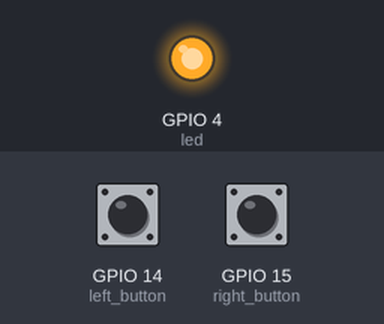
Simulated run of this program. Board: Raspberry Pi (BCM pin numbers). On the bench: output pins drawn as LEDs (lit = HIGH). Inputs (shaded band) come from the test bench; at power-on: GPIO 14 (left_button) HIGH, GPIO 15 (right_button) HIGH. Random numbers come from a fixed seed.

Above: at 0.1 s.
At 5.7 s:
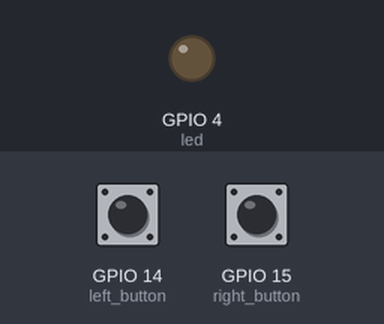
Timing chart, 0 to 7.2 s (numbered marks = the images above):
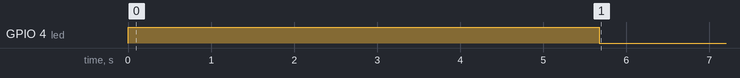

The program:

reaction2.py
```python
import RPi.GPIO as GPIO
import time
import random

GPIO.setmode(GPIO.BCM)


GPIO.setwarnings(False)

led = 4
right_button = 15
left_button = 14

GPIO.setup(led, GPIO.OUT)
GPIO.setup(right_button, GPIO.IN, GPIO.PUD_UP)
GPIO.setup(left_button, GPIO.IN, GPIO.PUD_UP)

GPIO.output(led, 1)
time.sleep(random.uniform(5, 10))
GPIO.output(led, 0)

while True:
    if GPIO.input(left_button) == False:
        print "Left button pressed"
        break
    if GPIO.input(right_button) == False:
        print "Right button pressed"
        break

GPIO.cleanup()
```
